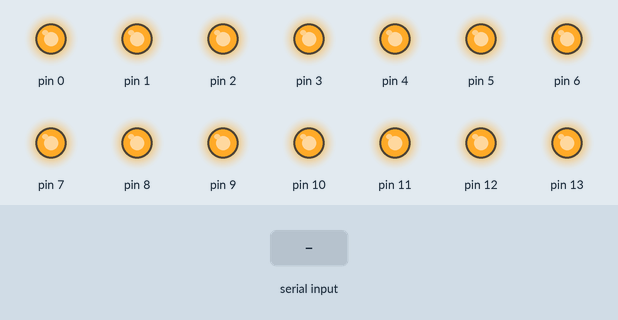
A sketch run on a simulated Arduino Leonardo, built with avr-gcc and run on an emulated ATmega32U4. Shown: output pins drawn as LEDs (lit = HIGH). The inputs (shaded band) are chosen by the test bench.

Above: at 1.2 s.
1.3 s: "E\n" received over Serial
At 2.5 s:
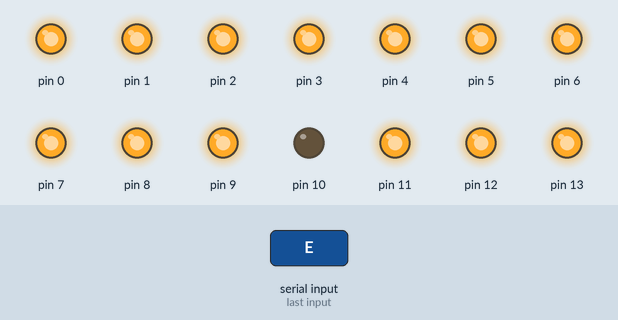
2.8 s: "D\n" received over Serial
At 3.7 s:
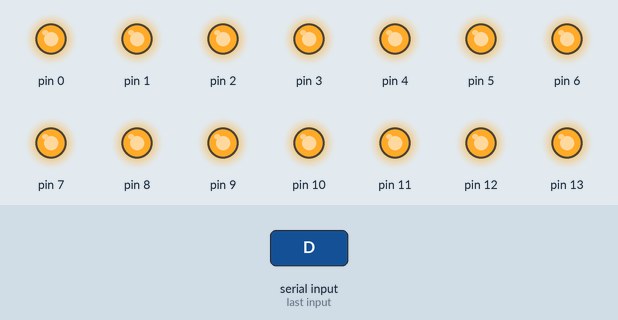
Timing chart, 0 to 5.8 s (numbered marks = the images above; inputs shaded):
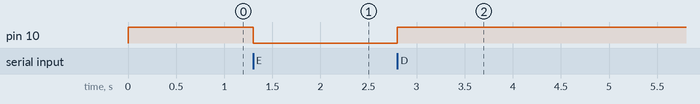

The sketch:

board.ino
```cpp
/**
 * This file is the main entry file.
 * It defines all constants, the setup and main arduino loop.
 *
 * Other functions are defined in their representative .ino files, e.g. `setPin.ino`.
 */

// Board config for Arduino Leonardo
#define MAX_RELAY 16
#define DEBUG false

void setup() {
  Serial.begin(9600);
  for (int pin = 0; pin < MAX_RELAY; pin++) {
    pinMode(pin, OUTPUT);
  }

  powerOffAllRelays();

  while (!Serial) {
    ;  // wait for serial port to connect. Needed for native USB
  }
}

void loop() {
  if (Serial.available() > 0) {

    byte pinBuffer[1];
    char cmd = char(Serial.read());

    #if DEBUG
      Serial.print("Got CMD: ");
      Serial.print(cmd);
      Serial.write('\n');
    #endif

    switch (cmd) {
      case 'S':
        returnPinState();
        #if DEBUG
          Serial.print("S command completed\n");
        #endif
        break;
      case 'E':
        Serial.readBytes(pinBuffer, 1);
        setPin(int(pinBuffer[0]), LOW);
        #if DEBUG
          Serial.print("E command completed\n");
        #endif
        break;
      case 'D':
        Serial.readBytes(pinBuffer, 1);
        setPin(int(pinBuffer[0]), HIGH);
        #if DEBUG
          Serial.print("D command completed\n");
        #endif
        break;
      case 'R':
        powerOffAllRelays();
        #if DEBUG
          Serial.print("R command completed\n");
        #endif
        break;
      default:
        // unknown command, do nothing
        break;
    }
  }
}
```

powerOffAllRelays.ino
```cpp
void powerOffAllRelays() {
  for (int pin = 0; pin < MAX_RELAY; pin++) {
    digitalWrite(pin, HIGH);
  }
}
```

setPin.ino
```cpp
void setPin(int pin, int value) {
  if (pin < 0 || pin >= MAX_RELAY) {
    // Invalid pin value
    #if DEBUG
      Serial.print("setPin::invalid pin value: ");
      Serial.print(pin);
      Serial.write("\n");
    #endif
    return;
  }
  #if DEBUG
    Serial.print("Setting pin ");
    Serial.print(pin);
    Serial.print(value == 0 ? " off" : " on");
    Serial.write("\n");
  #endif
  digitalWrite(pin, value);
}
```

returnPinState.ino
```cpp
void returnPinState() {
  for (int pin = 0; pin < MAX_RELAY; pin++) {
    int state = digitalRead(pin);
    // Send T if pin is LOW (relay enabled), F otherwise.
    Serial.write(state == 0 ? 'T' : 'F');
  }
  Serial.write('\n');
}
```

Measured:
- after the input at 1.3 s, pin 10: HIGH → LOW at once
- after the input at 2.8 s, pin 10: LOW → HIGH at once
